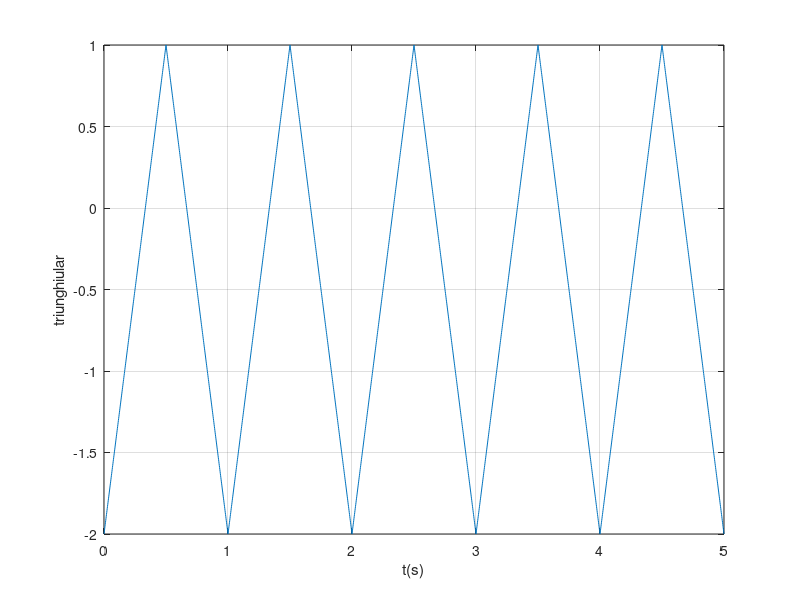
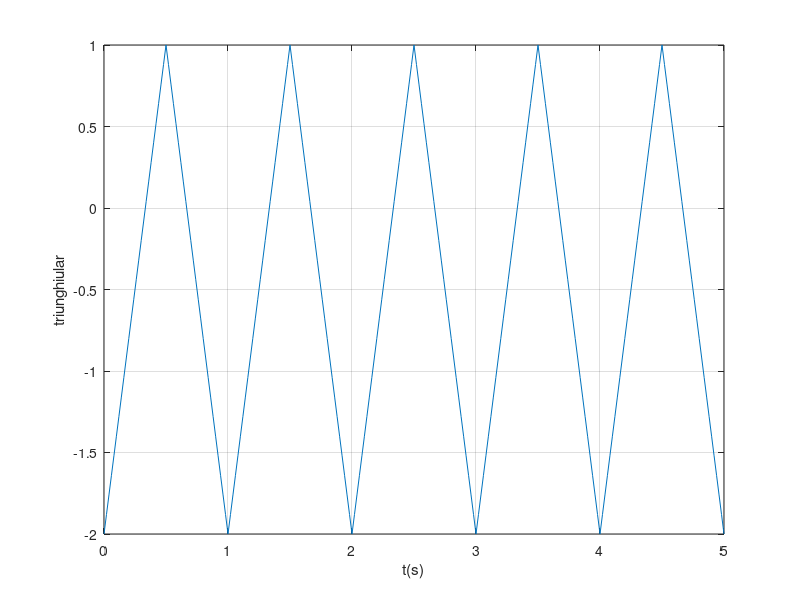
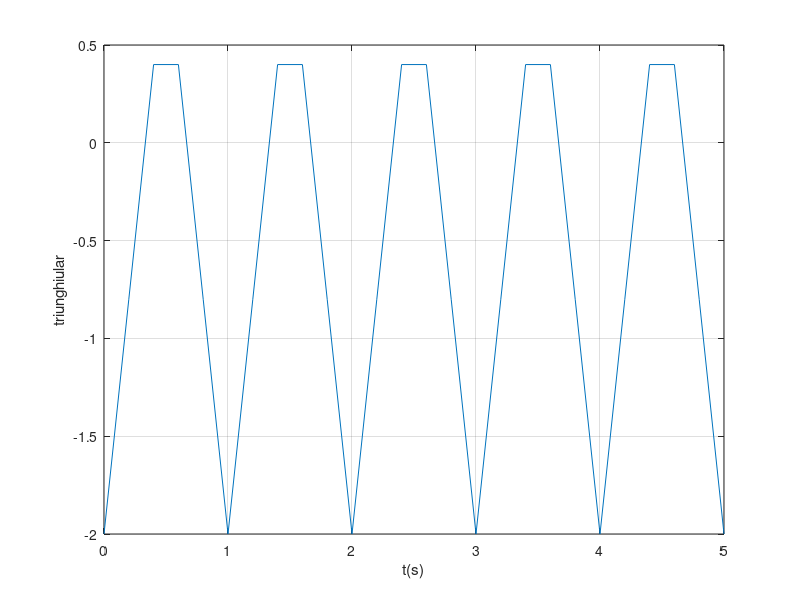

Here is the MATLAB script that generated these plots, in order:
amp=1.5;%am setat amplitudinea si offset-ul astfel incat sa am perioada de la -2 la 1
offset=-0.5;
t=0:0.002:5; %cu rezolutia temporara de 2ms
f=1/5; %frecventa de 1/5, perioada fiind de 5
x = offset+amp*sawtooth(2*pi*t,0.5); %formez semnalul triunghiular periodic
figure(1)
plot(t,x), xlabel('t(s)'), ylabel('triunghiular'),grid %afisez semnalul


amp=1.5;
offset=-0.5;
t=0:0.02:5;  %cu rezolutia temporara de 20ms
f=1/5;
x = offset+amp*sawtooth(2*pi*t,0.5);
figure(2)
plot(t,x), xlabel('t(s)'), ylabel('triunghiular'),grid


amp=1.5;
offset=-0.5;
t=0:0.2:5;  %cu rezolutia temporara de 200ms
f=1/5;
x = offset+amp*sawtooth(2*pi*t,0.5); 
figure(3)
plot(t,x), xlabel('t(s)'), ylabel('triunghiular'),grid

 

 
